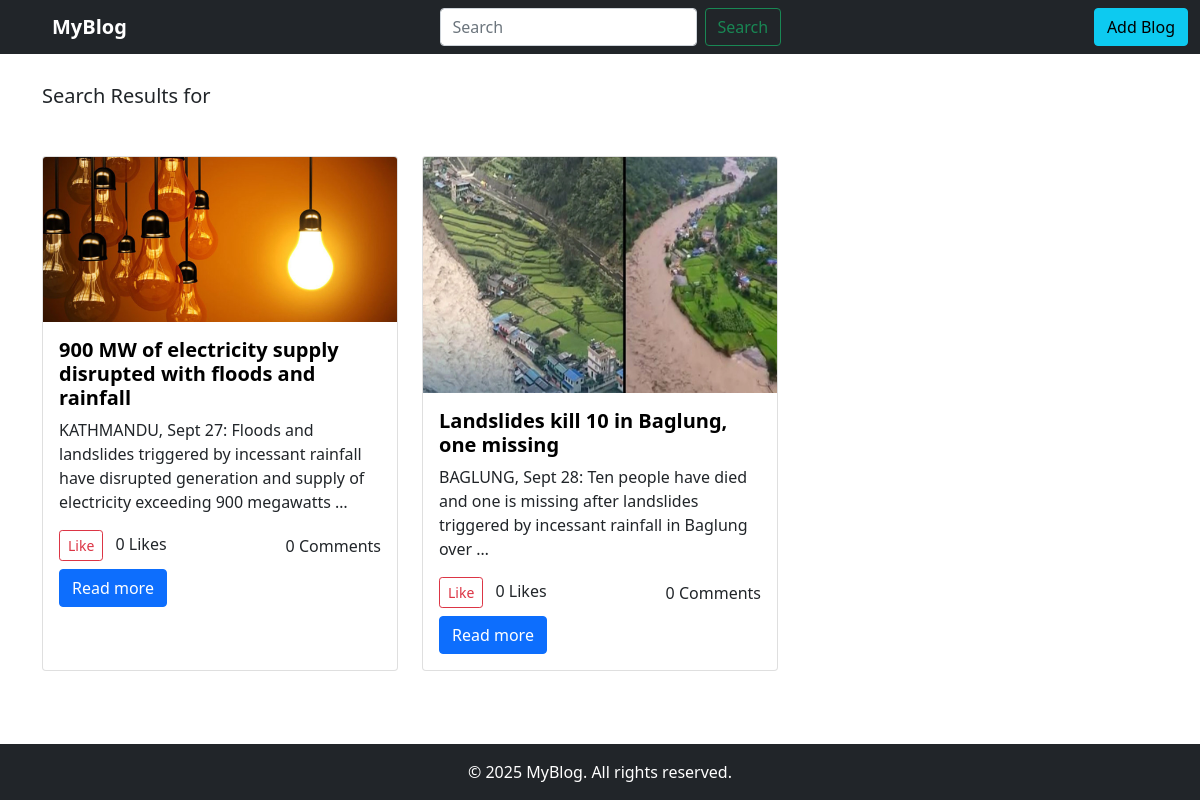
Screenshot of /posts/search_results with the database file from the repository.
### blog/models.py (models this page shows, shortened)
class Blog(models.Model):
    title = models.CharField(max_length=1500)
    description = models.TextField(max_length=9000)
    image = models.ImageField(upload_to="blog_images/")
    content = models.CharField(max_length=30000000)
    created_date = models.DateTimeField(auto_now_add=True)
    updated_date = models.DateTimeField(auto_now=True)
    likes = models.PositiveIntegerField(default=0)
    CATEGORY_CHOICES = [
        ("politics", "Politics"),
        ("economy", "Economy"),
        ("society", "Society"),
        ("world", "World"),
        ("op-ed", "OP-ED"),
        ("sports", "Sports"),
        ("diaspora", "Diaspora"),
        ("market", "Market"),
    ]
    category = models.CharField(
        max_length=20,
        choices=CATEGORY_CHOICES
    )

### blog/views.py (the view)
# urls.py: path('posts/search_results', views.search, name='search'),
def search(request):
    query = request.GET.get('q', '')        # q is the name of the search field's placeholder
    results = Blog.objects.filter(title__icontains=query)        # case insensitive
    return render(request, 'search.html', {'query': query, 'results': results})

### blog/templates/search.html (shortened to what this page needs)
{% extends "base.html" %} {% block content %}
<div class="container">
  <h5 style="padding-top: 30px">Search Results for {{query}}</h5>
</div>
<div class="container my-5">
  <div class="row">
    {% for item in results %}
    <div class="col-md-4 mb-4">
      <div class="card h-100">
        {% if item.image %}
        <img
          src="{{ item.image.url }}"
          class="card-img-top"
          alt="{{ item.title }}"
        />
        {% endif %}
        <div class="card-body">
          <h5 class="card-title">
            <a
              href="{% url 'detail' item.pk%}"
              style="text-decoration: none; color: black; font-weight: bold"
            >
              {{item.title}}
            </a>
          </h5>
          <p class="card-text">{{ item.description|truncatewords:20 }}</p>
          <div class="d-flex align-items-center justify-content-between">
            <div>
              <button
                class="btn btn-outline-danger btn-sm me-2 like-btn"
                data-post-id=""
              >
                 Like
              </button>
              <span class="like-count">{{item.likes}}</span> Likes
            </div>
            <div>
              <span class="comment-count">{{item.comments.count}}</span>
              Comments
            </div>
          </div>
          <a href="{% url 'detail' item.pk %}" class="btn btn-primary mt-2"
            >Read more</a
          >
        </div>
      </div>
    </div>
    {%empty%}
    <h5>Sorry, No Results found for {{query}}....</h5>
    {% endfor %}
  </div>
</div>
{% endblock content %}

### blog/static/css/style.css (style rules this page uses)
html, body { min-height: 100%; }
body { min-height: 100vh; display: flex; flex-direction: column; background-color: antiquewhite; }

### rows the page displays
Blog: image (picture), title "900 MW of electricity supply disrupted with floods and rainfall", description "KATHMANDU, Sept 27: Floods and landslides triggered by incessant rainfall have disrupted generation and supply of electricity exceeding 900 megawatts …", likes "0", comments.count "0"
Blog: image (picture), title "Landslides kill 10 in Baglung, one missing", description "BAGLUNG, Sept 28: Ten people have died and one is missing after landslides triggered by incessant rainfall in Baglung over …", likes "0", comments.count "0"
